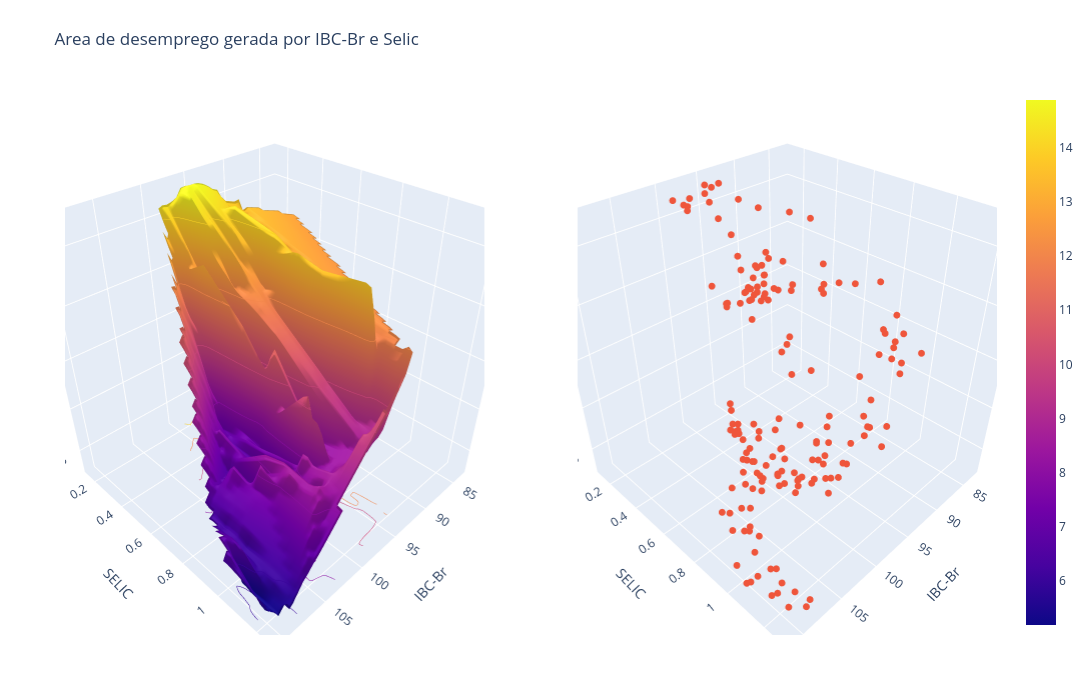

The code cell stored with this chart in its notebook:
### Markdown cell above
essa nova Área gerada pelo IBC-br parece mais concentrada, mesmo nao afirmando relaçao monotonica.

### Code cell
fig_desemprego = Plot3d(df['IBC-Br'], y=df['SELIC'], z=df['Desemprego'], title='Area de desemprego gerada por IBC-Br e Selic')
fig_desemprego.plot_surface()

### Figure 1 — Plotly figure (JSON) as saved in the notebook; plotly's stock layout.template omitted (floating-point values rounded to 4 significant figures; data arrays with more than 128 entries replaced by an {"elided": "..."} marker saying what was removed)
{"data": [{"contours": {"z": {"highlightcolor": "limegreen", "project": {"z": true}, "show": true, "usecolormap": true}}, "scene": "scene", "type": "surface", "x": {"elided": "50x50 float values"}, "y": {"elided": "50x50 float values"}, "z": {"elided": "50x50 float values"}}, {"marker": {"size": 4}, "mode": "markers", "scene": "scene2", "type": "scatter3d", "x": {"elided": "171 float values"}, "y": {"elided": "171 float values"}, "z": {"elided": "171 float values"}}], "layout": {"autosize": false, "height": 700, "margin": {"b": 65, "l": 65, "r": 50, "t": 90}, "scene": {"domain": {"x": [0, 0.45], "y": [0, 1]}, "xaxis": {"title": {"text": "IBC-Br"}}, "yaxis": {"title": {"text": "SELIC"}}, "zaxis": {"title": {"text": "Desemprego"}}}, "scene2": {"domain": {"x": [0.55, 1], "y": [0, 1]}, "xaxis": {"title": {"text": "IBC-Br"}}, "yaxis": {"title": {"text": "SELIC"}}, "zaxis": {"title": {"text": "Desemprego"}}}, "title": {"text": "Area de desemprego gerada por IBC-Br e Selic"}, "width": 1400}}
